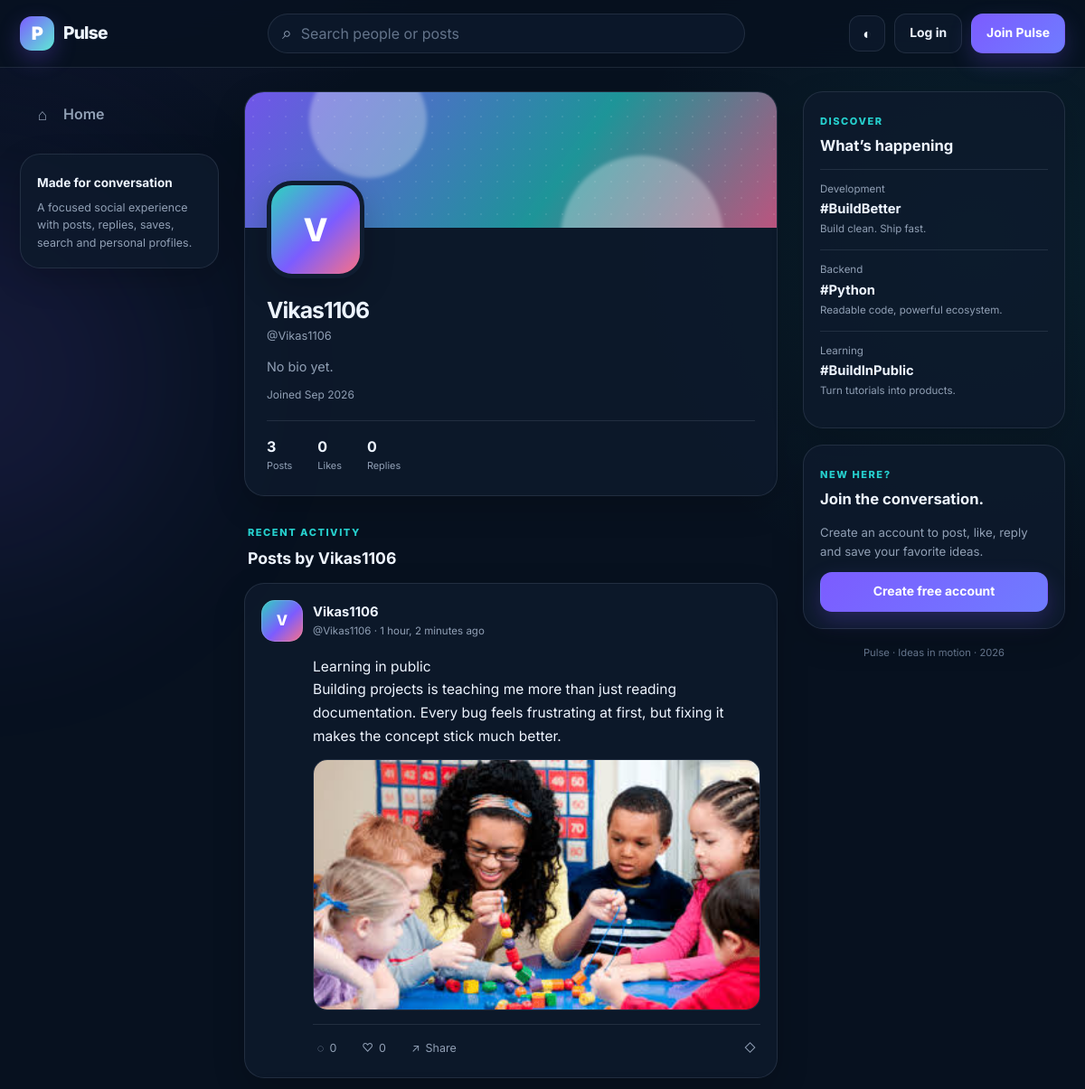
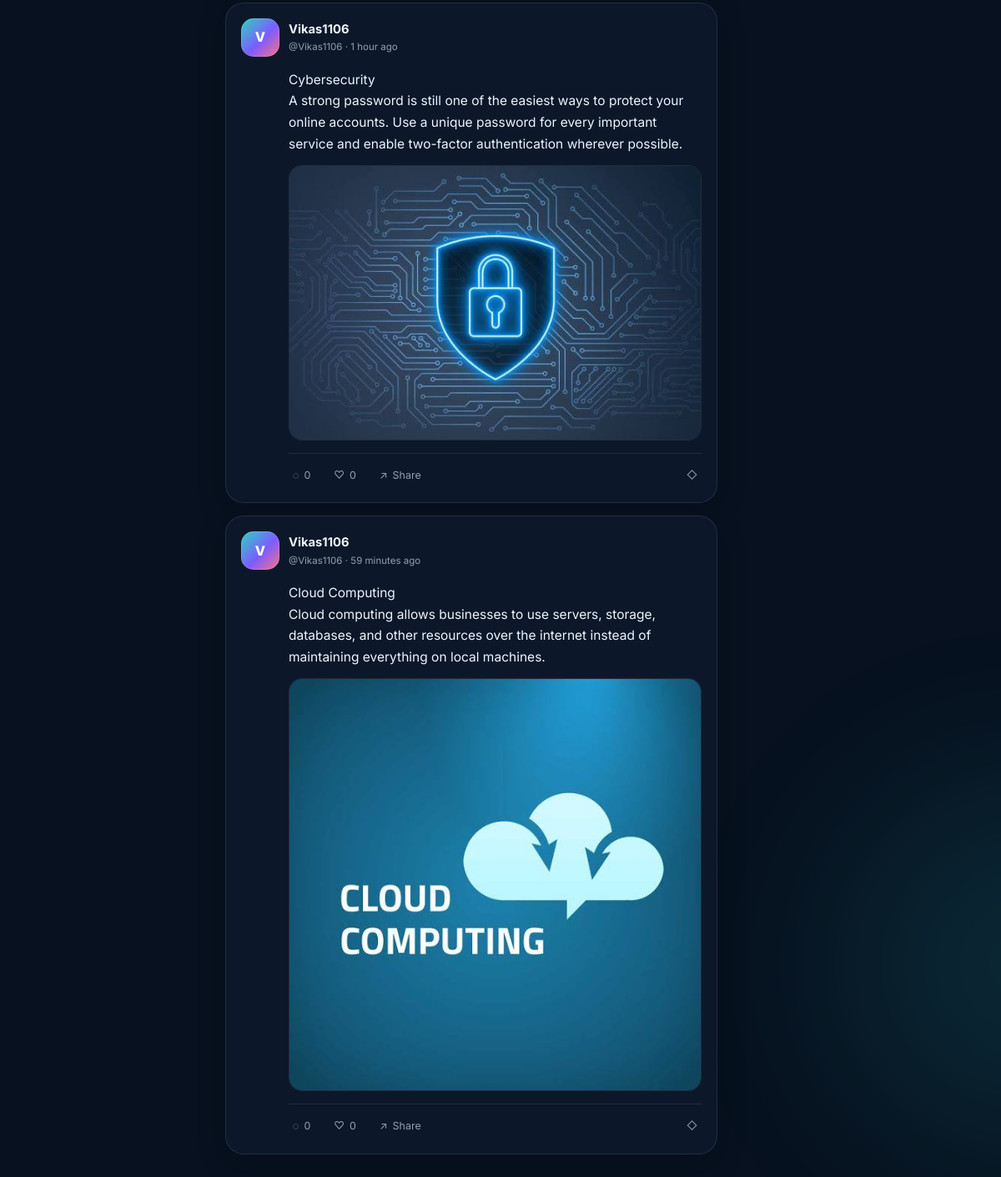
Page /profile/Vikas1106/ on the committed database (2 pictures, top to bottom).
### tweet/models.py (models this page shows, shortened)
class Tweet(models.Model):
    user = models.ForeignKey(User, on_delete=models.CASCADE, related_name="tweets")
    text_field = models.TextField(max_length=240)
    photo = models.ImageField(upload_to="photos/", blank=True, null=True)
    likes = models.ManyToManyField(User, related_name="liked_tweets", blank=True)
    bookmarks = models.ManyToManyField(User, related_name="bookmarked_tweets", blank=True)
    created_at = models.DateTimeField(auto_now_add=True)
    updated_at = models.DateTimeField(auto_now=True)
    class Meta:
        ordering = ["-created_at"]

### tweet/views.py (the view)
# urls.py: path("profile/<str:username>/", views.profile_view, name="profile"),
def profile_view(request, username):
    profile_user = get_object_or_404(User, username=username)
    profile, _ = Profile.objects.get_or_create(user=profile_user)
    tweets = _tweet_queryset().filter(user=profile_user)
    paginator = Paginator(tweets, 6)
    page_obj = paginator.get_page(request.GET.get("page"))
    return render(
        request,
        "tweet/profile.html",
        {
            "profile_user": profile_user,
            "profile": profile,
            "tweets": page_obj,
            "page_obj": page_obj,
        },
    )

### tweet/views.py (called while the page is built)
def _tweet_queryset():
    return (
        Tweet.objects.select_related("user")
        .prefetch_related("likes", "bookmarks")
        .annotate(like_count=Count("likes", distinct=True), comment_count=Count("comments", distinct=True))
    )

### tweet/templates/tweet/profile.html (shortened to what this page needs)
{% extends "layout.html" %}
{% block content %}
<section class="profile-hero">
    <div class="profile-cover"><span class="profile-spark one"></span><span class="profile-spark two"></span></div>
    <div class="profile-body">
        <div class="profile-topline">
            <span class="avatar avatar-xl">{% if profile.avatar %}<img src="{{ profile.avatar.url }}" alt="{{ profile_user.username }}">{% else %}{{ profile_user.username|first|upper }}{% endif %}</span>
        </div>
        <h1>{{ profile_user.get_full_name|default:profile_user.username }}</h1>
        <div class="profile-handle">@{{ profile_user.username }}</div>
        {% if profile.bio %}<p class="profile-bio">{{ profile.bio }}</p>{% else %}<p class="profile-bio muted">No bio yet.</p>{% endif %}
        <div class="profile-meta">
            <span>Joined {{ profile_user.date_joined|date:"M Y" }}</span>
        </div>
        <div class="profile-stats">
            <div><strong>{{ page_obj.paginator.count }}</strong><span>Posts</span></div>
            <div><strong>{{ profile_user.liked_tweets.count }}</strong><span>Likes</span></div>
            <div><strong>{{ profile_user.tweet_comments.count }}</strong><span>Replies</span></div>
        </div>
    </div>
</section>
<div class="section-label-row"><span class="eyebrow">Recent activity</span><h2>Posts by {{ profile_user.first_name|default:profile_user.username }}</h2></div>
<div class="feed-list">
    {% for tweet in tweets %}{% include "tweet/_tweet_card.html" with tweet=tweet %}{% empty %}<div class="empty-state compact"><h2>No posts yet</h2><p>When {{ profile_user.username }} posts, it will appear here.</p></div>{% endfor %}
</div>
{% endblock %}

### templates/layout.html (shortened to what this page needs)
{% load static %}
<!DOCTYPE html>
<html lang="en" data-theme="dark">
<head>
    <link rel="stylesheet" href="{% static 'styles.css' %}">
</head>
<body class="{% block body_class %}{% endblock %}">
    <div class="ambient ambient-one"></div>
    <div class="ambient ambient-two"></div>
    <header class="topbar">
        <div class="topbar-inner">
            <a class="brand" href="{% url 'tweet_list' %}" aria-label="Pulse home">
                <span class="brand-mark">P</span>
                <span class="brand-text">Pulse</span>
            </a>
            <form class="global-search" method="get" action="{% url 'tweet_list' %}">
                <span class="search-icon">⌕</span>
                <input type="search" name="q" value="{{ request.GET.q }}" placeholder="Search people or posts" aria-label="Search">
            </form>
            <div class="topbar-actions">
                <button class="icon-button" type="button" data-theme-toggle aria-label="Toggle theme">◐</button>
                {% if user.is_authenticated %}
                    <a class="mini-profile" href="{% url 'profile' user.username %}">
                        <span class="avatar avatar-sm">
                            {% if user.profile.avatar %}<img src="{{ user.profile.avatar.url }}" alt="{{ user.username }}">{% else %}{{ user.username|first|upper }}{% endif %}
                        </span>
                        <span class="mini-profile-copy">
                            <strong>{{ user.first_name|default:user.username }}</strong>
                            <small>@{{ user.username }}{% if user.is_superuser %} · Super admin{% elif user.is_staff %} · Admin{% endif %}</small>
                        </span>
                    </a>
                {% else %}
                    <a class="btn btn-ghost" href="{% url 'login' %}">Log in</a>
                    <a class="btn btn-primary" href="{% url 'register' %}">Join Pulse</a>
                {% endif %}
            </div>
        </div>
    </header>
    <div class="app-shell">
        <aside class="sidebar left-sidebar">
            <nav class="side-nav">
                <a class="nav-pill {% if request.resolver_match.url_name == 'tweet_list' %}active{% endif %}" href="{% url 'tweet_list' %}"><span>⌂</span> Home</a>
            </nav>
            <div class="sidebar-note">
                <strong>Made for conversation</strong>
                <p>A focused social experience with posts, replies, saves, search and personal profiles.</p>
            </div>
        </aside>
        <main class="main-content">
            {% block content %}{% endblock %}
        </main>
        <aside class="sidebar right-sidebar">
            <div class="panel trend-panel">
                <div class="panel-heading">
                    <span class="eyebrow">Discover</span>
                    <h3>What’s happening</h3>
                </div>
                <div class="trend-item"><small>Development</small><strong>#BuildBetter</strong><span>Build clean. Ship fast.</span></div>
                <div class="trend-item"><small>Backend</small><strong>#Python</strong><span>Readable code, powerful ecosystem.</span></div>
                <div class="trend-item"><small>Learning</small><strong>#BuildInPublic</strong><span>Turn tutorials into products.</span></div>
            </div>
            {% if not user.is_authenticated %}
                <div class="panel join-panel">
                    <span class="eyebrow">New here?</span>
                    <h3>Join the conversation.</h3>
                    <p>Create an account to post, like, reply and save your favorite ideas.</p>
                    <a class="btn btn-primary btn-block" href="{% url 'register' %}">Create free account</a>
                </div>
            {% endif %}
            <footer class="mini-footer">Pulse · Ideas in motion · {% now "Y" %}</footer>
        </aside>
    </div>
</body>
</html>

### tweet/templates/tweet/_tweet_card.html (shortened to what this page needs)
<article class="post-card">
    <div class="post-head">
        <a class="user-cluster" href="{% url 'profile' tweet.user.username %}">
            <span class="avatar">
                {% if tweet.user.profile.avatar %}<img src="{{ tweet.user.profile.avatar.url }}" alt="{{ tweet.user.username }}">{% else %}{{ tweet.user.username|first|upper }}{% endif %}
            </span>
            <span>
                <strong>{{ tweet.user.get_full_name|default:tweet.user.username }}</strong>
                <small>@{{ tweet.user.username }} · {{ tweet.created_at|timesince }} ago</small>
            </span>
        </a>
    </div>
    <a class="post-copy" href="{% url 'tweet_detail' tweet.id %}">{{ tweet.text_field|linebreaksbr }}</a>
    {% if tweet.photo %}
        <a class="post-image-wrap" href="{% url 'tweet_detail' tweet.id %}">
            <img class="post-image" src="{{ tweet.photo.url }}" alt="Image shared by {{ tweet.user.username }}" loading="lazy">
        </a>
    {% endif %}
    <div class="post-actions">
        <a class="action-link" href="{% url 'tweet_detail' tweet.id %}"><span>◌</span><span>{{ tweet.comment_count|default:tweet.comments.count }}</span></a>
        <form method="post" action="{% url 'toggle_like' tweet.id %}">
            <button class="action-button {% if user.is_authenticated and user in tweet.likes.all %}liked{% endif %}" type="submit" title="Like">
                <span>{% if user.is_authenticated and user in tweet.likes.all %}♥{% else %}♡{% endif %}</span>
                <span>{{ tweet.like_count|default:tweet.likes.count }}</span>
            </button>
        </form>
        <button class="action-button copy-link" type="button" data-copy-url="{{ request.scheme }}://{{ request.get_host }}{% url 'tweet_detail' tweet.id %}" title="Copy link"><span>↗</span><span>Share</span></button>
        <form method="post" action="{% url 'toggle_bookmark' tweet.id %}" class="push-right">
            <button class="action-button {% if user.is_authenticated and user in tweet.bookmarks.all %}saved{% endif %}" type="submit" title="Save">
                <span>{% if user.is_authenticated and user in tweet.bookmarks.all %}◆{% else %}◇{% endif %}</span>
            </button>
        </form>
    </div>
</article>

### rows in the picture
Tweet: user.username|first "V", user.get_full_name "Vikas1106", user.username "Vikas1106", created_at "1 hour, 2 minutes", text_field "Learning in public Building projects is teaching me more than just reading documentation. Every bug feels frustrating at first, but fixing it makes the concept stick much better.", photo (picture), comment_count "0", like_count "0"
Tweet: user.username|first "V", user.get_full_name "Vikas1106", user.username "Vikas1106", created_at "1 hour", text_field "Cybersecurity A strong password is still one of the easiest ways to protect your online accounts. Use a unique password for every important service and enable two-factor authentication wherever possible.", photo (picture), comment_count "0", like_count "0"
Tweet: user.username|first "V", user.get_full_name "Vikas1106", user.username "Vikas1106", created_at "59 minutes", text_field "Cloud Computing Cloud computing allows businesses to use servers, storage, databases, and other resources over the internet instead of maintaining everything on local machines.", photo (picture), comment_count "0", like_count "0"

### other values in the picture
{{ profile_user.username|first|upper }} "V"
{{ profile_user.get_full_name|default:profile_user.username }} "Vikas1106"
{{ profile_user.username }} "Vikas1106"
{{ profile_user.date_joined|date:"M Y" }} "Sep 2026"
{{ page_obj.paginator.count }} "3"
{{ profile_user.liked_tweets.count }} "0"
{{ profile_user.tweet_comments.count }} "0"
{{ profile_user.first_name|default:profile_user.username }} "Vikas1106"
